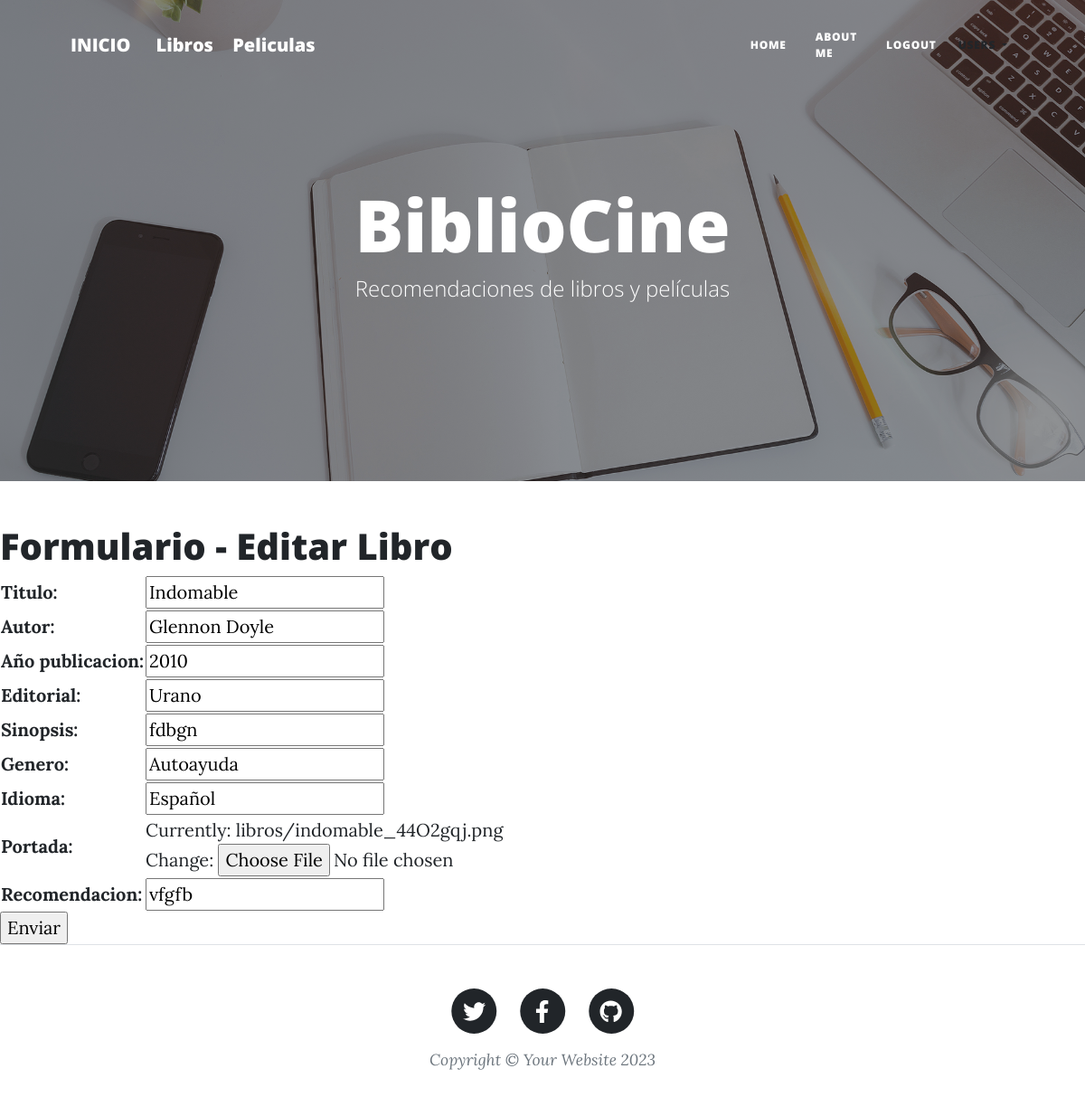
The page /AppBiblioCine/editarLibros/Indomable on the database its author committed.
### AppBiblioCine/models.py (models this page shows, shortened)
class Libro(models.Model):
    titulo = models.CharField(max_length=200)
    autor = models.CharField(max_length=100)
    año_publicacion = models.IntegerField()
    editorial = models.CharField(max_length=100)
    sinopsis = models.TextField()
    genero = models.CharField(max_length=150)
    idioma = models.CharField(max_length=50)
    portada = models.ImageField(upload_to='libros/')
    recomendacion = models.TextField(null=True, blank=True)

### AppBiblioCine/views.py (the view)
def editarLibros(request, libro_titulo):
    libro = Libro.objects.get(titulo = libro_titulo)
    if  request.method == "POST":
        miFormulario = LibroFormulario (request.POST, request.FILES)
        print (miFormulario)
        if miFormulario.is_valid():
            informacion = miFormulario.cleaned_data
            libro.titulo = informacion['titulo']
            libro.autor = informacion ['autor']
            libro.año_publicacion = informacion['año_publicacion']
            libro.editorial = informacion['editorial']
            libro.sinopsis = informacion['sinopsis']
            libro.genero = informacion['genero']
            libro.idioma = informacion['idioma']
            libro.portada = informacion['portada']
            libro.recomendacion = informacion['recomendacion']
            libro.save()
            return render (request, 'AppAdministracion/inicio.html')
    else:
            miFormulario = LibroFormulario(initial={'titulo': libro.titulo,
                                                       'autor': libro.autor,
                                                       'año_publicacion': libro.año_publicacion,
                                                       'editorial': libro.editorial,
                                                       'sinopsis': libro.sinopsis,
                                                       'genero': libro.genero,
                                                       'idioma': libro.idioma,
                                                       'portada': libro.portada,
                                                       'recomendacion': libro.recomendacion})
    return render (request, 'AppBiblioCine/editarLibro.html', {'miFormulario': miFormulario, 'libro_titulo': libro_titulo})

### AppBiblioCine/forms.py
class LibroFormulario(forms.Form):
    titulo = forms.CharField()
    autor = forms.CharField()
    año_publicacion = forms.IntegerField()
    editorial = forms.CharField()
    sinopsis = forms.CharField()
    genero = forms.CharField()
    idioma = forms.CharField()
    portada = forms.ImageField()
    recomendacion = forms.CharField()

### templates/AppBiblioCine/editarLibro.html (shortened to what this page needs)
{% extends 'AppAdministracion/padre.html' %}
{% load static %}
{% block CAMBIOS %}
    <h1>Formulario - Editar Libro</h1>
    <form action="" method="post" enctype="multipart/form-data">{% csrf_token %}
        <table>
            {{miFormulario.as_table}}
        </table>
        <input type="submit", value="Enviar">
    </form>
{% endblock %}

### rows shown on the page
Libro: titulo "Indomable", autor "Glennon Doyle", año_publicacion "2010", editorial "Urano", sinopsis "fdbgn", genero "Autoayuda", idioma "Español", recomendacion "vfgfb"
